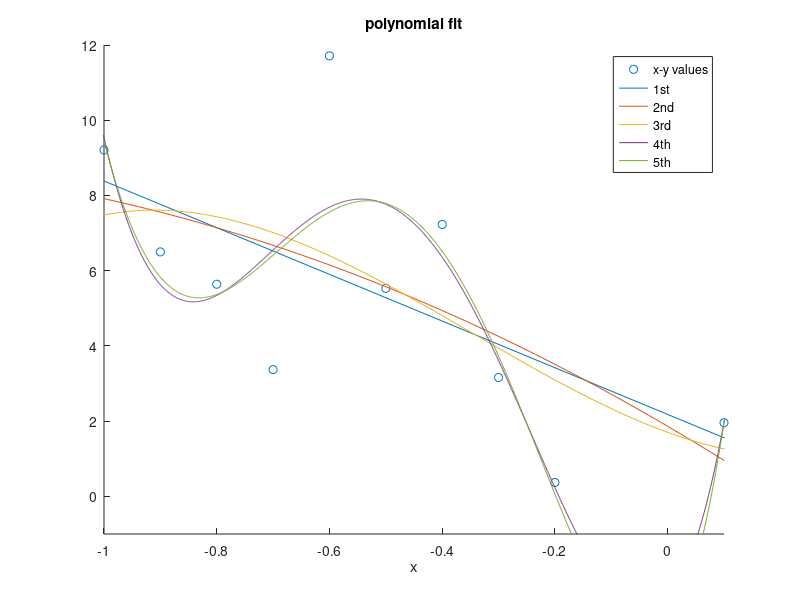

MATLAB code to generate this figure:
%question 5
clear all
close all
clc
x_1 =  [.1 ,-.2 ,-.3 ,-.4 ,-.5, -.6, -.7, -.8, -.9, -1.0];
y_1 = [1.96;0.37; 3.16; 7.23; 5.53; 11.71; 3.37; 5.64; 6.50; 9.21];
V = 10:6;

figure;
scatter(x_1,y_1)
hold on 
for k = 1: 5
    for n=1:length(x_1)
        V(n,1) = 1;
        V(n,k+1) = (x_1(n))^k;
    end
    a= (inv(V'*V))*(V')*y_1;
    if k<5 
        a(k+2:6)=0;
    end
    fplot(@(x) a(1)+a(2)*x+a(3)*x.^2+a(4)*x.^3+a(5)*x.^4+a(6)*x.^5);
end

hold off 
xlim ([-1 .1]);
ylim ([-1, 12]);
title('polynomial fit');
xlabel('x');
legend ('x-y values','1st','2nd','3rd','4th','5th','Location', 'NorthEast');